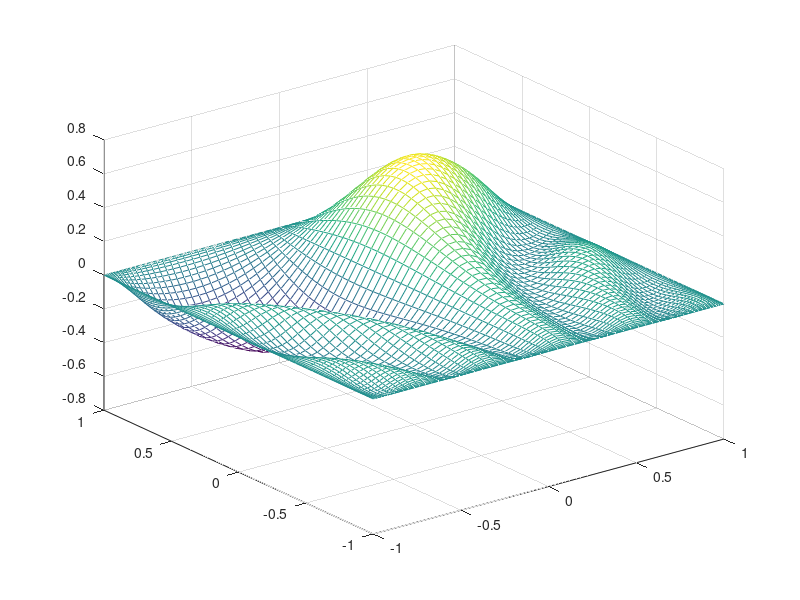

MATLAB code to generate this figure:
function [] = Poisson_equation_2D_pseudospectral_example_1
%%% --- 2D Poisson problem with Dirichlet boundary condition
%
% u_xx + u_yy = 10*sin(8*x*(y-1)) for -1 < x, y < 1, u = 0 on the baundary
% analytic solution: 
%
% The numerical method: pseudospectral method based on Legendre-spectral
% method.
% Uses: function legDC2 - differentation matrix based on
% Legendre-Gauss-Lobatto nodes
% Reference book: N.Trefethen, Spectral Methods in MATLAB SIAM, Jan 1, 2000 & 
% Tsogbayar Tsednee, PhD thesis, available at https://yorkspace.library.yorku.ca/xmlui/handle/10315/28160  
%
% Written by Tsogbayar Tsednee (PhD), California State University Northridge 
% Contact: tsog215@gmail.com
% Date: August 15, 2012 & May 12, 2020
%%%
% ----------------------------------------------------------------
clear; clc; format long
N = 64.; a = -1.; b = 1.;  % Initial computaional parameters; you may change them
%
[x,xw,D]=legDC2(N,a,b); % Differentiation matrix, nodes and weights 
%
D2 = D*D; % second-order differentiation matrix
%
y = x; % y-axis
%
[xx,yy] = meshgrid(x(2:N),y(2:N)); % 2D-mesh
xx = xx(:); yy = yy(:);
% right-hand side part
f = 10*sin(8*xx.*(yy-1)); 
%
D2 =(2/(b-a))^2*D2;
D2 = D2(2:N,2:N); % taking into account the boundary condition
I = eye(N-1);     % unit matrix
L = kron(I,D2) + kron(D2,I);      % 2D-Laplacian with differentation matrix
%
%figure(1), clf, spy(L), drawnow
tic, u = L\f; toc                 % solve problem and watch the clock
%u;
% Reshape long 1D resuls onto 2D grid:
uu = zeros(N+1,N+1);
uu(2:N,2:N) = reshape(u,N-1,N-1); 
%
figure(2)
mesh(x,y,uu)  % plot the numerical solution

return
end

%%%%%%%%%%%%%%%%%%%%%%%%%%%%%%%%%%%%%%%%%%%%%%%%%%%%%%%%%%%%%%%%%%%%%%%%%%%%%%%%%%%%
function [xi,w,D]=legDC2(N,a,b)

%%%%%%%%%%%%%%%%%%%%%%%%%%%%%%%%%%%%%%%%%%%%%%%%%%%%%%%%%%%%%%%%%%%%%%%%%%%%%%%%
%
% legDc.m
%
% Computes the Legendre differentiation matrix with collocation at the 
% Legendre-Gauss-Lobatto nodes.
%
% Reference: 
%   C. Canuto, M. Y. Hussaini, A. Quarteroni, T. A. Tang, "Spectral Methods
%   in Fluid Dynamics," Section 2.3. Springer-Verlag 1987
%
% Written by Greg von Winckel - 05/26/2004
% Contact: gregvw@chtm.unm.edu
%
%%%%%%%%%%%%%%%%%%%%%%%%%%%%%%%%%%%%%%%%%%%%%%%%%%%%%%%%%%%%%%%%%%%%%%%%%%%%%%%%


% Truncation + 1
N1=N+1;

% CGL nodes
xc=cos(pi*(0:N)/N)';

% Uniform nodes
xu=linspace(-1,1,N1)';

% Make a close first guess to reduce iterations
if N<3
    x=xc;
else
    x=xc+sin(pi*xu)./(4*N);
end

% The Legendre Vandermonde Matrix
P=zeros(N1,N1);

% Compute P_(N) using the recursion relation
% Compute its first and second derivatives and 
% update x using the Newton-Raphson method.

xold=2;
while max(abs(x-xold))>eps

    xold=x;
        
    P(:,1)=1;    P(:,2)=x;
    
    for k=2:N
        P(:,k+1)=( (2*k-1)*x.*P(:,k)-(k-1)*P(:,k-1) )/k;
    end
     
    x=xold-( x.*P(:,N1)-P(:,N) )./( N1*P(:,N1) );
end

X=repmat(x,1,N1);
Xdiff=X-X'+eye(N1);

L=repmat(P(:,N1),1,N1);
L(1:(N1+1):N1*N1)=1;
D=(L./(Xdiff.*L'));
D(1:(N1+1):N1*N1)=0;
D(1)=(N1*N)/4;
D(N1*N1)=-(N1*N)/4;

% Linear map from[-1,1] to [a,b]
xi=(a*(1-x)+b*(1+x))/2;      % added by Tsogbayar Tsednee

% Compute the weights
w=(b-a)./(N*N1*P(:,N1).^2); % added by Tsogbayar Tsednee
return
end

